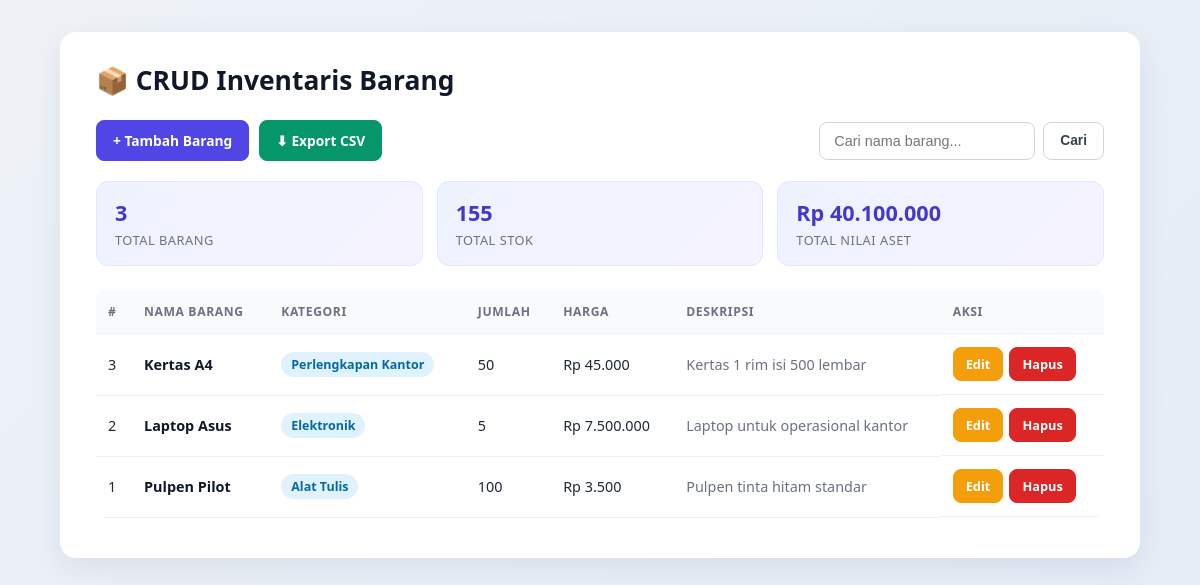
The page / on the database its author committed.
### tables this page shows
CREATE TABLE IF NOT EXISTS barang (
    id INT AUTO_INCREMENT PRIMARY KEY,
    nama_barang VARCHAR(150) NOT NULL,
    kategori_id INT NOT NULL,
    jumlah INT NOT NULL DEFAULT 0,
    harga DECIMAL(12,2) NOT NULL DEFAULT 0,
    deskripsi TEXT,
    dibuat_pada TIMESTAMP DEFAULT CURRENT_TIMESTAMP,
    CONSTRAINT fk_barang_kategori
        FOREIGN KEY (kategori_id) REFERENCES kategori(id)
        ON DELETE RESTRICT
        ON UPDATE CASCADE
);

CREATE TABLE IF NOT EXISTS kategori (
    id INT AUTO_INCREMENT PRIMARY KEY,
    nama_kategori VARCHAR(100) NOT NULL UNIQUE
);

### index.php (the view, shortened to what this page needs)
<?php
require 'config.php';
$keyword = trim($_GET['q'] ?? '');
$sql = "SELECT b.id, b.nama_barang, k.nama_kategori, b.jumlah, b.harga, b.deskripsi
        FROM barang b
        JOIN kategori k ON b.kategori_id = k.id";
$params = [];
$sql .= " ORDER BY b.id DESC";
$stmt = $pdo->prepare($sql);
$stmt->execute($params);
$data = $stmt->fetchAll();
?>
<!DOCTYPE html>
<html lang="id">
<head>
<link rel="stylesheet" href="style.css">
</head>
<body>
<div class="container">
    <h1>📦 CRUD Inventaris Barang</h1>
    <div class="toolbar">
        <div class="toolbar-left">
            <a class="btn btn-primary" href="create.php">+ Tambah Barang</a>
            <a class="btn btn-export" href="export_csv.php<?= $keyword !== '' ? '?q=' . urlencode($keyword) : '' ?>">⬇ Export CSV</a>
        </div>
        <form method="get" class="search-form">
            <input type="text" name="q" placeholder="Cari nama barang..." value="<?= htmlspecialchars($keyword) ?>">
            <button type="submit" class="btn">Cari</button>
        </form>
    </div>
    <div class="summary-cards">
        <div class="stat-card">
            <span class="stat-number"><?= count($data) ?></span>
            <span class="stat-label">Total Barang</span>
        </div>
        <div class="stat-card">
            <span class="stat-number"><?= array_sum(array_column($data, 'jumlah')) ?></span>
            <span class="stat-label">Total Stok</span>
        </div>
        <div class="stat-card">
            <span class="stat-number">Rp <?= number_format(array_sum(array_map(fn($r) => $r['jumlah'] * $r['harga'], $data)), 0, ',', '.') ?></span>
            <span class="stat-label">Total Nilai Aset</span>
        </div>
    </div>
    <table>
        <thead>
            <tr>
                <th>#</th>
                <th>Nama Barang</th>
                <th>Kategori</th>
                <th>Jumlah</th>
                <th>Harga</th>
                <th>Deskripsi</th>
                <th>Aksi</th>
            </tr>
        </thead>
        <tbody>
            <?php if (empty($data)): ?>
                <tr><td colspan="7" class="empty">Belum ada data barang.</td></tr>
            <?php else: ?>
                <?php foreach ($data as $row): ?>
                <tr>
                    <td data-label="#"><?= htmlspecialchars($row['id']) ?></td>
                    <td class="nama-barang" data-label="Nama Barang"><?= htmlspecialchars($row['nama_barang']) ?></td>
                    <td data-label="Kategori"><span class="badge"><?= htmlspecialchars($row['nama_kategori']) ?></span></td>
                    <td data-label="Jumlah"><?= htmlspecialchars($row['jumlah']) ?></td>
                    <td data-label="Harga">Rp <?= number_format($row['harga'], 0, ',', '.') ?></td>
                    <td class="deskripsi" data-label="Deskripsi"><?= htmlspecialchars($row['deskripsi']) ?></td>
                    <td class="actions" data-label="Aksi">
                        <a class="btn btn-edit" href="edit.php?id=<?= $row['id'] ?>">Edit</a>
                        <a class="btn btn-delete" href="delete.php?id=<?= $row['id'] ?>"
                           onclick="return confirm('Yakin ingin menghapus barang ini?');">Hapus</a>
                    </td>
                </tr>
                <?php endforeach; ?>
            <?php endif; ?>
        </tbody>
    </table>
</div>
</body>
</html>

### style.css (style rules this page uses)
* { box-sizing: border-box; margin: 0; padding: 0; }
body { font-family: 'Segoe UI', Arial, sans-serif; background: linear-gradient(135deg, #eef2f7 0%, #e4ecf7 100%); min-height: 100vh; padding: 32px 16px; color: #1f2937; }
.container { max-width: 1080px; margin: 0 auto; background: #ffffff; padding: 30px 36px 40px; border-radius: 16px; box-shadow: 0 10px 30px rgba(30, 41, 59, 0.08); }
h1 { font-size: 1.65rem; font-weight: 700; margin-bottom: 22px; color: #111827; }
.toolbar { display: flex; justify-content: space-between; align-items: center; margin-bottom: 20px; flex-wrap: wrap; gap: 12px; }
.toolbar-left { display: flex; gap: 10px; flex-wrap: wrap; }
.search-form { display: flex; gap: 8px; }
.search-form input { padding: 10px 14px; border: 1px solid #d1d5db; border-radius: 8px; font-size: 0.9rem; min-width: 200px; }
.summary-cards { display: grid; grid-template-columns: repeat(auto-fit, minmax(180px, 1fr)); gap: 14px; margin-bottom: 24px; }
.stat-card { background: linear-gradient(135deg, #eef2ff, #f5f3ff); border: 1px solid #e0e7ff; border-radius: 12px; padding: 16px 18px; display: flex; flex-direction: column; gap: 4px; }
.stat-number { font-size: 1.35rem; font-weight: 700; color: #4338ca; }
.stat-label { font-size: 0.8rem; color: #6b7280; text-transform: uppercase; letter-spacing: 0.04em; }
table { width: 100%; border-collapse: collapse; margin-top: 6px; border-radius: 10px; overflow: hidden; }
th, td { text-align: left; padding: 13px 12px; border-bottom: 1px solid #eef0f3; font-size: 0.9rem; }
th { background: #f8fafc; color: #6b7280; font-size: 0.76rem; text-transform: uppercase; letter-spacing: 0.05em; }
tbody tr { transition: background 0.15s ease; }
.nama-barang { font-weight: 600; color: #111827; }
.deskripsi { color: #6b7280; max-width: 240px; }
.badge { display: inline-block; background: #e0f2fe; color: #0369a1; padding: 4px 10px; border-radius: 999px; font-size: 0.78rem; font-weight: 600; }
.btn { display: inline-flex; align-items: center; gap: 4px; padding: 10px 16px; border-radius: 8px; text-decoration: none; font-size: 0.86rem; font-weight: 600; border: 1px solid #d1d5db; background: #fff; color: #374151; cursor: pointer; transition: transform 0.1s ease, box-shadow 0.15s ease; }
.btn-primary { background: #4f46e5; color: #fff; border-color: #4f46e5; }
.btn-export { background: #059669; color: #fff; border-color: #059669; }
.btn-edit { background: #f59e0b; color: #fff; border-color: #f59e0b; padding: 7px 12px; font-size: 0.8rem; }
.btn-delete { background: #dc2626; color: #fff; border-color: #dc2626; padding: 7px 12px; font-size: 0.8rem; }
.actions { display: flex; gap: 6px; }

### rows shown on the page
barang: id "3", nama_barang "Kertas A4", kategori.nama_kategori "Perlengkapan Kantor", jumlah "50", harga "45.000", deskripsi "Kertas 1 rim isi 500 lembar"
barang: id "2", nama_barang "Laptop Asus", kategori.nama_kategori "Elektronik", jumlah "5", harga "7.500.000", deskripsi "Laptop untuk operasional kantor"
barang: id "1", nama_barang "Pulpen Pilot", kategori.nama_kategori "Alat Tulis", jumlah "100", harga "3.500", deskripsi "Pulpen tinta hitam standar"

### other values the page prints
count($data) "3"
array_sum(array_column($data, 'jumlah')) "155"
array_sum(array_map(fn($r) => $r['jumlah'] * $r['harga'], $data)) "40.100.000"
